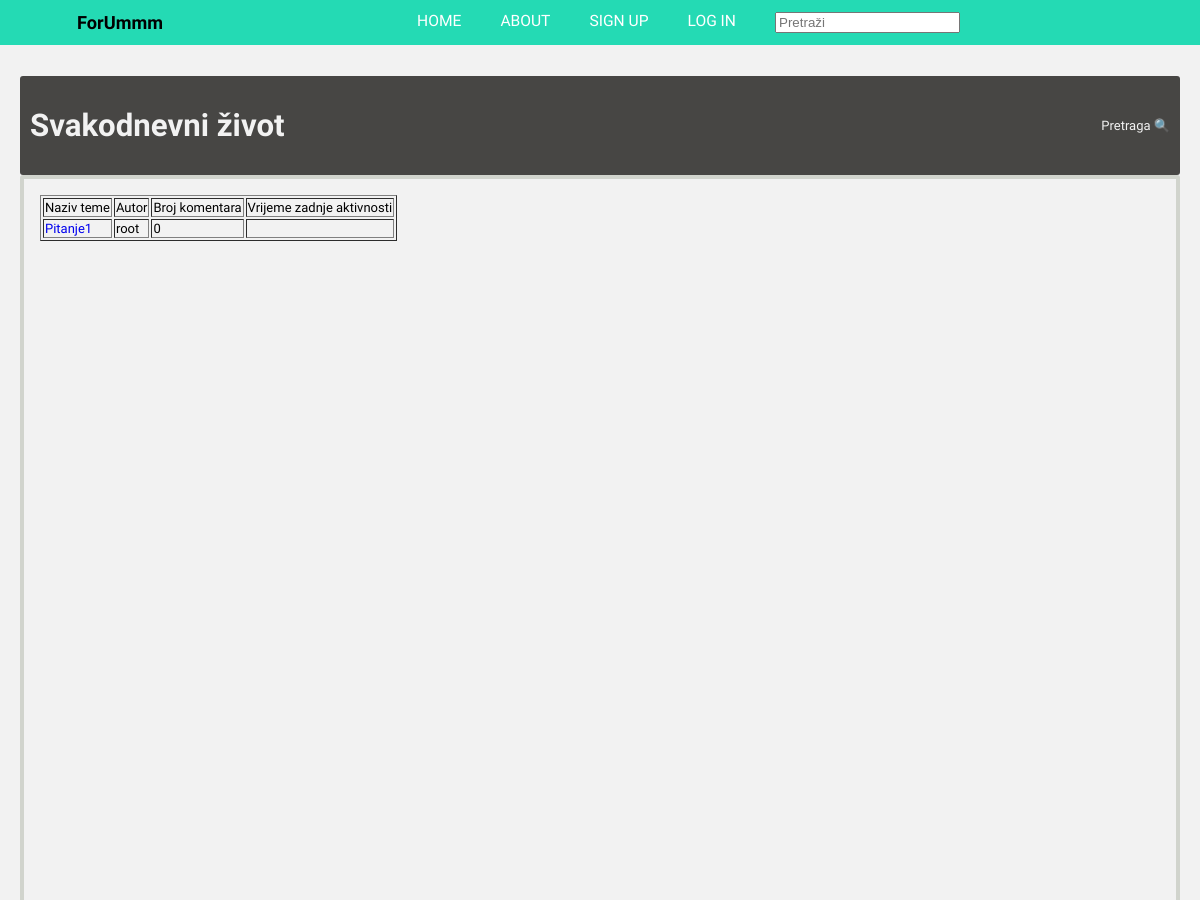
/kategorija.php?category=svakodnevni_zivot (upper part), run on an earlier commit of the app's database.
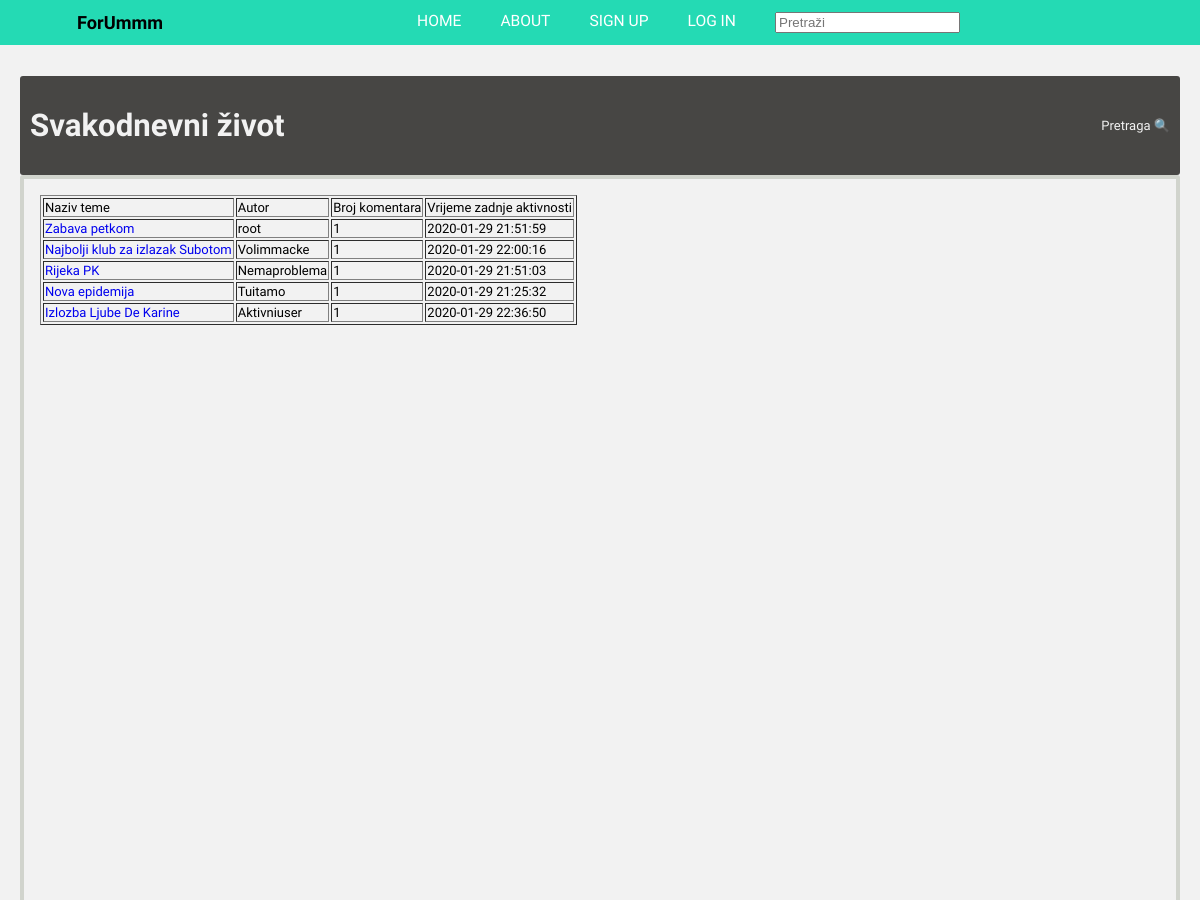
And on a later commit of the database.
### tables this page shows
CREATE TABLE `svakodnevni_zivot` (
  `id` int(11) NOT NULL,
  `postId` tinyint(4) DEFAULT NULL,
  `naslov` text DEFAULT NULL,
  `post` text DEFAULT NULL,
  `date_time` datetime DEFAULT current_timestamp(),
  `username` varchar(30) DEFAULT NULL,
  `komentar` tinyint(4) DEFAULT NULL
);

### kategorija.php (the view, shortened to what this page needs)
<?php
$category = $_GET['category'];
$display_category = ucfirst($category);
$display_category= str_replace('_',' ',$display_category);
$display_category=str_replace('zivot','život',$display_category );
$display_category=str_replace('Skola', 'Škola',$display_category);
  include("header.php");
?>
<!DOCTYPE html>
<html lang="en" dir="ltr">
    <div class="forum">
         <div class="f_middle">
              <div class="content_header">
                  <div class="current_page">
                       <a  href="#"><h1><?php echo $display_category; ?></h1></a>
                  </div>
                  <div class="search">
                       <a  href="#">Pretraga 🔍</a>
                  </div>
             </div>
              <div class="f_content">
                   <div class="main_content">
                     <?php
                     require 'includes/dbconnect.inc.php';
                     $query = "SELECT naslov,id,username FROM $category WHERE  komentar IS NULL";
                     $result = mysqli_query($conn, $query);
                     echo "<TABLE border=1>";
	                     echo "<TR>";
	                     echo "<TD> Naziv teme </TD>";
	                     echo "<TD> Autor </TD>";
	                     echo "<TD> Broj komentara </TD>";
	                     echo "<TD> Vrijeme zadnje aktivnosti </TD>";
	                     echo "</TR>";
	                        $query2 = "SELECT date_time, postId FROM $category WHERE komentar IS NOT NULL GROUP BY postId";
	                        $result2 = mysqli_query($conn, $query2);
                     while ($row = $result->fetch_assoc()) {
                       $var = $row['id'];
	                        $query1 = "SELECT COUNT(*) FROM $category WHERE postId = $var";
	                        $result1 = mysqli_query($conn, $query1);
	                        $row1 = $result1->fetch_assoc();
	                        $row2 = $result2->fetch_assoc();
	                        echo "<TR>";
	                          echo "<TD>". "<a href='pitanje.php?category=".$category."&id=".$row['id']."'>".$row['naslov']."</a>" ."</TD>";
	                          echo "<TD>". $row['username'] ."</TD>";
	                          echo "<TD>" . $row1['COUNT(*)'] . "</TD>";
	                          echo "<TD>" . $row2['date_time'] . "</TD>";
	                        echo "</TR>";
	                     }
	                     echo "</TABLE>";
                      ?>
                  </div>
                  <div class="side_menu">
                  </div>
             </div>
         </div>
    </div>
</body>
</html>

### header.php (shortened to what this page needs)
<!DOCTYPE html>
<html lang="en" dir="ltr">
<head>
    <link rel="stylesheet" type="text/css" href="./assets/icons/free-chaos/font/flaticon.css">
    <link rel="stylesheet" type="text/css" href="./assets/css/header.css">
    <link rel="stylesheet" type="text/css" href="./assets/css/styles.css">
   <header>
              <a href="index.php" style="color:black;">
                  <h1 class="logo">ForUmmm</h1> </a>
              <nav>
                  <ul>
                      <li><a href="index.php">Home</a></li>
                      <li><a href="about.php">About</a></li>
                      <?php
                 if (!isset($_SESSION["loggedin"]) || $_SESSION["loggedin"] !== true){
                   echo "<li><a href='signup.php'>Sign Up</a></li>
                          <li><a href='login.php'>Log In</a></li>";
                 } else {
                   $username = $_SESSION["username"];
                   echo "<li>Dobrodošli, ".$username;
                   echo "<li><a href='account.php'>Moj Profil</a> ";
                   echo "<li><a href='logout.php'>Log Out</a></li>";
                 }
                 ?>
                          <li class='margin-adjuster'><span class="search-box"><a href="#" class="search-btn">
                              <input type="text" class="search-text" placeholder="Pretraži" onblur="readjust_margin()" onmouseout="readjust_margin()" onmouseover="adjust_margin()">
                              <i class="flaticon-search" onmouseover="adjust_margin()" ></i></a></span></li>
                  </ul>
              </nav>
          </header>
</head>

### assets/css/header.css (style rules this page uses)
:root { --background: rgba(0, 214, 170, .85); }
header { background: var(--background); text-align: center; position: fixed; z-index: 999; width: 100%; }
.logo { font-family: 'Rock Salt'; font-size: 1.4em; }
nav { position: absolute; text-align: left; top: 100%; left: 0; background: var(--background); width: 100%; transform: scale(1, 0); transform-origin: top; transition: transform 400ms ease-in-out; }
nav ul { margin: 0; padding: 0; list-style: none; }
nav li { margin-bottom: 1em; margin-left: 1em; }
nav a { color: white; text-decoration: none; font-size: 1.2rem; text-transform: uppercase; opacity: 0; transition: opacity 150ms ease-in-out; }
@media screen and (min-width: 800px) { header { display: grid; grid-template-columns: 1fr auto minmax(600px, 3fr) 1fr; } }
@media screen and (min-width: 800px) { .logo { grid-column: 2 / 3; } }
@media screen and (min-width: 800px) { nav { all: unset; grid-column: 3 / 4; display: flex; justify-content: flex-end; align-items: center; } }
@media screen and (min-width: 800px) { nav ul { display: flex; } }
@media screen and (min-width: 800px) { nav li { margin-left: 3em; margin-bottom: 0; } }
@media screen and (min-width: 800px) { nav a { opacity: 1; position: relative; } }
@media screen and (min-width: 800px) { nav a::before { content: ''; display: block; height: 5px; background: black; position: absolute; top: -.75em; left: 0; right: 0; transform: scale(0, 1); transition: transform ease-in-out 250ms; } }

### assets/css/styles.css (style rules this page uses)
html { font-size: 13px; }
*, *::before, *::after { box-sizing: border-box; text-decoration: none; }
.forum { padding-top: 68px; }
.f_middle { margin:8px 20px; }
.content_header { display: grid; grid-template-columns: 4fr 1fr; grid-template-areas: "current_page search"; justify-items: start; align-items: center; background-color: #474644; border-radius: 3px; }
.content_header a { color: #f2f2f2; }
.current_page { padding: 5px; margin: 5px; }
.current_page a { font-size: 1.2em; font-weight: 600; }
.search { justify-self: end; margin-right: 10px; }
.search a { font-weight: 500; }
.f_content { display: grid; grid-template-columns: 5fr 1fr; grid-template-areas: "main_content side_menu"; border:solid 4px #d1d4cd; border-radius: 3px; }
.main_content { height: auto; min-height: 2000px; padding:16px; }

What changed in the data, as far as the page shows it:
removed svakodnevni_zivot: naslov "Pitanje1", username "root", COUNT "0"
added svakodnevni_zivot: naslov "Zabava petkom", username "root", COUNT "1", date_time "2020-01-29 21:51:59"
added svakodnevni_zivot: naslov "Najbolji klub za izlazak Subotom", username "Volimmacke", COUNT "1", date_time "2020-01-29 22:00:16"
added svakodnevni_zivot: naslov "Rijeka PK", username "Nemaproblema", COUNT "1", date_time "2020-01-29 21:51:03"
added svakodnevni_zivot: naslov "Nova epidemija", username "Tuitamo", COUNT "1", date_time "2020-01-29 21:25:32"
added svakodnevni_zivot: naslov "Izlozba Ljube De Karine", username "Aktivniuser", COUNT "1", date_time "2020-01-29 22:36:50"
